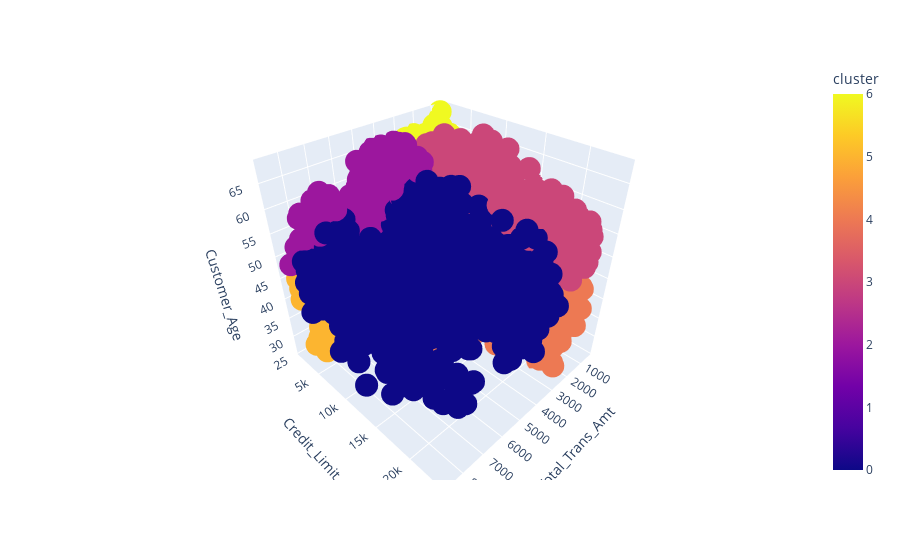

Notebook code for this chart:
### Code cell
fig = px.scatter_3d(data_noout, x = 'Total_Trans_Amt',
y = 'Credit_Limit',
z = 'Customer_Age',
color = 'cluster')

fig.show()

### Figure 1 — Plotly figure (JSON) as saved in the notebook; plotly's stock layout.template omitted (floating-point values rounded to 4 significant figures; data arrays with more than 128 entries replaced by an {"elided": "..."} marker saying what was removed)
{"data": [{"hovertemplate": "Total_Trans_Amt=%{x}<br>Credit_Limit=%{y}<br>Customer_Age=%{z}<br>cluster=%{marker.color}<extra></extra>", "legendgroup": "", "marker": {"color": {"elided": "8441 int values"}, "coloraxis": "coloraxis", "symbol": "circle"}, "mode": "markers", "name": "", "scene": "scene", "showlegend": false, "type": "scatter3d", "x": {"elided": "8441 int values"}, "y": {"elided": "8441 float values"}, "z": {"elided": "8441 int values"}}], "layout": {"coloraxis": {"colorbar": {"title": {"text": "cluster"}}, "colorscale": [[0, "#0d0887"], [0.1111, "#46039f"], [0.2222, "#7201a8"], [0.3333, "#9c179e"], [0.4444, "#bd3786"], [0.5556, "#d8576b"], [0.6667, "#ed7953"], [0.7778, "#fb9f3a"], [0.8889, "#fdca26"], [1, "#f0f921"]]}, "legend": {"tracegroupgap": 0}, "margin": {"t": 60}, "scene": {"domain": {"x": [0, 1], "y": [0, 1]}, "xaxis": {"title": {"text": "Total_Trans_Amt"}}, "yaxis": {"title": {"text": "Credit_Limit"}}, "zaxis": {"title": {"text": "Customer_Age"}}}}}
